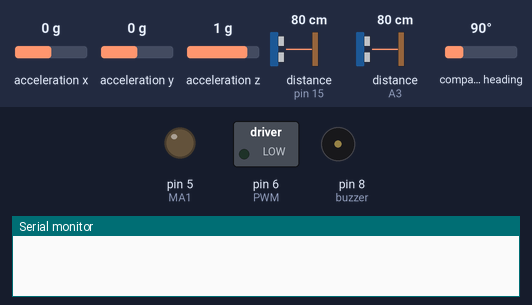
A program run on a simulated Arduino Nano, built with avr-gcc and run on an emulated ATmega328P. On the bench: switched loads named in the program (green lamp = pin HIGH), output pins drawn as LEDs (lit = HIGH), buzzer (waves = sounding), the last lines printed to the serial monitor. Wiring (inferred from the names in the program): 2 × ultrasonic range finder: trigger pin 14, echo pin 15 / trigger pin 16, echo A3. The inputs (shaded band) are chosen by the test bench; at power-on: distance to the obstacle (sensors on pin 15, A3) 80 cm, compass heading 90°, acceleration x 0 g, acceleration y 0 g, acceleration z 1 g. The echo pulse lasts 58.3 µs per cm; pins used as bus, display or sensor lines are not drawn.

Above: at 0.1 s.
At 1.5 s:
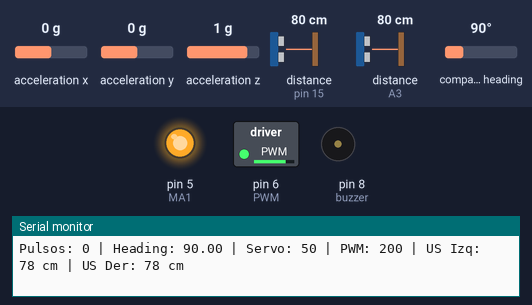
1.6 s: distance to the obstacle (sensor on pin 15) set to 9 cm
4.6 s: distance to the obstacle (sensor on A3) set to 4 cm
7.6 s: compass heading set to 7°
10.6 s: acceleration x set to -1.4 g
13.6 s: distance to the obstacle (sensor on pin 15) set to 2 cm
16.6 s: distance to the obstacle (sensor on A3) set to 2 cm
Timing chart, 0 to 19.6 s (numbered marks = the images above; inputs shaded):
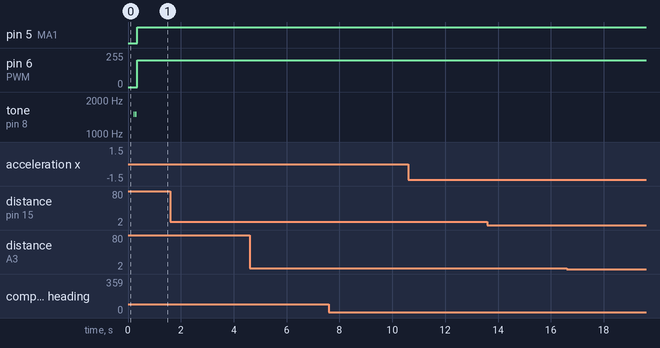

The program:

main.cpp
```cpp
#include <Arduino.h>
#include <Wire.h>
#include <Servo.h>
#include <Adafruit_Sensor.h>
#include <Adafruit_BNO055.h>
// Pines para HC-SR04 (usando A0=14, A1=15, A2=16, A3=17)
#define TRIG_IZQ 14 // A0
#define ECHO_IZQ 15 // A1
#define TRIG_DER 16 // A2
#define ECHO_DER 17 // A3

int orientation = 0; // 0=North, 90=East, 180=South, 270=West
int facing = 0;


// Pines del motor y encoder
#define MA1 5
#define MA2 4
#define PWM 6
#define ENCODER_A 3

// Servo y BNO055
#define SERVO_PIN 9

// Pines XSHUT
#define XSHUT1 A3
#define XSHUT2 A6

// Direcciones I2C nuevas
// No se requieren direcciones I2C para HC-SR04

// Parámetros del encoder y rueda
const float WHEEL_DIAMETER_MM = 35.0;
const float WHEEL_PERIMETER_MM = WHEEL_DIAMETER_MM * 3.1416;
const int ENCODER_PULSES_PER_REV = 420;
const float PULSES_PER_MM = ENCODER_PULSES_PER_REV / WHEEL_PERIMETER_MM;
const int DIST_MM = 450; // 10 cm
const int TARGET_PULSES = PULSES_PER_MM * DIST_MM;

// PID parámetros
float Kp = 0.9;   // Proporcional
float Ki = 0.0;   // Integral
float Kd = 1.0;   // Derivativo

volatile long encoderCount = 0;
Servo direccion;
Adafruit_BNO055 bno = Adafruit_BNO055(55);

long medirDistancia(int trigPin, int echoPin) {
  digitalWrite(trigPin, LOW);
  delayMicroseconds(2);
  digitalWrite(trigPin, HIGH);
  delayMicroseconds(10);
  digitalWrite(trigPin, LOW);
  long duracion = pulseIn(echoPin, HIGH, 25000); // 25ms timeout
  long distancia = duracion * 0.017;
  return distancia; // en cm
}

void encoderISR() {
  encoderCount++;
}

void setup() {
  Serial.begin(115200);
  pinMode(8, OUTPUT); // buzzer
  pinMode(MA1, OUTPUT);
  pinMode(TRIG_IZQ, OUTPUT);
  pinMode(ECHO_IZQ, INPUT);
  pinMode(TRIG_DER, OUTPUT);
  pinMode(ECHO_DER, INPUT);
  delay(200);
  digitalWrite(XSHUT2, HIGH);
  delay(10);
  tone(8, 1500, 50);
  delay(70);
  tone(8, 1500, 50);
  delay(70);
}

void moveMotorPID(bool forward, int pulses) {
  encoderCount = 0;

  // Inicializa motor
  if (forward) {
    digitalWrite(MA1, HIGH);
    digitalWrite(MA2, LOW);
  } else {
    digitalWrite(MA1, LOW);
    digitalWrite(MA2, HIGH);
  }

  int maxPWM = 200;
  int minPWM = 80;

  // PID variables
  float setpoint = 0;
  float last_error = 0;
  float integral = 0;

  // Lee el heading inicial
  sensors_event_t event;
  bno.getEvent(&event);
  setpoint = 0 + facing; // Heading absoluto
  if (forward == false) {
    setpoint += 180;
    if (setpoint > 360) setpoint -= 360;
  }

  while (encoderCount < pulses) {
    // Lee heading actual
    bno.getEvent(&event);
    float heading = event.orientation.x;

    // Calcula error de heading (considera wrap-around 0-360)
    float error = heading - setpoint;
    if (error > 180) error -= 360;
    if (error < -180) error += 360;

    integral += error;
    float derivative = error - last_error;

    float correction = Kp * error + Ki * integral + Kd * derivative;

    // Corrige servo (90 es recto)
    int servo_angle = 85 - correction;
    if (servo_angle < 50) servo_angle = 50;
    if (servo_angle > 150) servo_angle = 150;
    direccion.write(servo_angle);

    // Control de velocidad proporcional a la distancia restante
    int error_dist = pulses - encoderCount;
    int pwmValue = 0.5 * error_dist;
    if (pwmValue > maxPWM) pwmValue = maxPWM;
    if (pwmValue < minPWM) pwmValue = minPWM;
    analogWrite(PWM, pwmValue);


  // Leer sensores ultrasónicos y mostrar por Serial
  long distIzq = medirDistancia(TRIG_IZQ, ECHO_IZQ);
  long distDer = medirDistancia(TRIG_DER, ECHO_DER);

  Serial.print("Pulsos: "); Serial.print(encoderCount);
  Serial.print(" | Heading: "); Serial.print(heading);
  Serial.print(" | Servo: "); Serial.print(servo_angle);
  Serial.print(" | PWM: "); Serial.print(pwmValue);
  Serial.print(" | US Izq: "); Serial.print(distIzq); Serial.print(" cm");
  Serial.print(" | US Der: "); Serial.print(distDer); Serial.println(" cm");

    last_error = error;
    delay(10);
  }

  // Detener motor y centrar servo
  analogWrite(PWM, 0);
  digitalWrite(MA1, LOW);
  digitalWrite(MA2, LOW);
  direccion.write(90);
}

void loop() {
  Serial.println("Moviendo adelante 10cm...");
  moveMotorPID(true, TARGET_PULSES);
  orientation = orientation + 1;
  if (orientation >= 4) orientation = 0;
  facing = orientation * 90;

  delay(500); // Pequeña pausa antes de repetir
}
```
